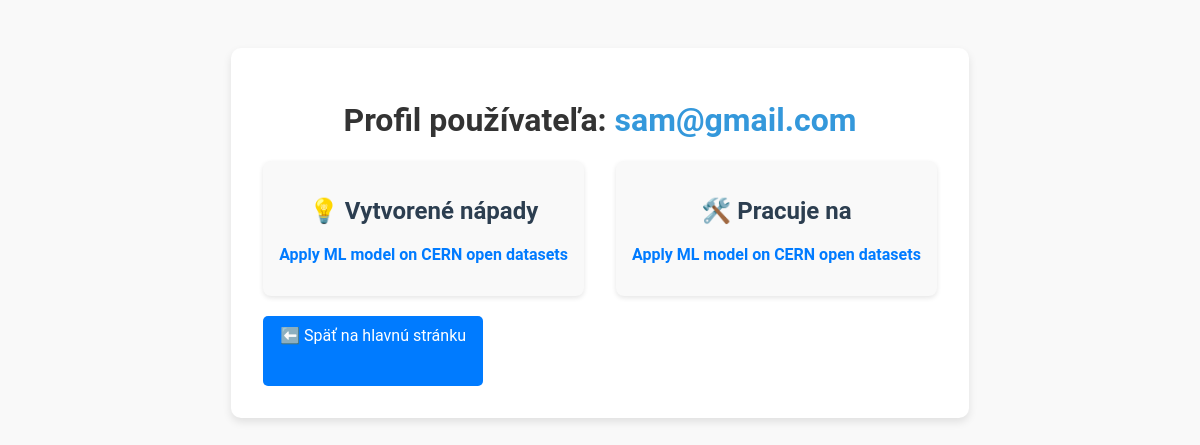
The app's page /user/6 with its own data.
### app.py (models this page shows, shortened)
class User(db.Model):
    id = db.Column(db.Integer, primary_key=True)
    username = db.Column(db.String(100), unique=True, nullable=False)
    password = db.Column(db.String(255), nullable=False)
    is_admin = db.Column(db.Boolean, default=False)
    is_category_admin = db.Column(db.Boolean, default=False)
    is_blocked = db.Column(db.Boolean, default=False)
    comments = db.relationship('Comment', backref='user', lazy=True, cascade="all, delete")

class Idea(db.Model):
    id = db.Column(db.Integer, primary_key=True)
    title = db.Column(db.String(200), nullable=False)
    description = db.Column(db.Text, nullable=False)
    user_id = db.Column(db.Integer, db.ForeignKey('user.id'), nullable=False)
    comments = db.relationship('Comment', backref='idea', lazy=True, cascade="all, delete")
    upvotes = db.Column(db.Integer, default=0)
    categories = db.Column(db.String(255), nullable=True)
    file = db.Column(db.String(255), nullable=True)
    working_users = db.relationship('User', secondary=working_on, backref=db.backref('working_ideas', lazy='dynamic'))
    completed_by = db.Column(db.String(255), nullable=True)
    completion_link = db.Column(db.String(255), nullable=True)
    completed_ideas = db.relationship('CompletedIdea', back_populates='idea', lazy=True, cascade="all, delete")

### app.py (the view)
@app.route('/user/<int:user_id>')
def user_profile(user_id):
    user = User.query.get_or_404(user_id)
    ideas_created = Idea.query.filter_by(user_id=user.id).all()
    ideas_working_on = user.working_ideas
    return render_template('user_profile.html', user=user, ideas_created=ideas_created, ideas_working_on=ideas_working_on)

### templates/user_profile.html (shortened to what this page needs)
<!DOCTYPE html>
<html lang="sk">
<head>
    <link rel="stylesheet" href="/static/styles.css">
</head>
<body>
    <div class="profile-container">
        <h1>Profil používateľa: <span class="username">{{ user.username }}</span></h1>
        <div class="profile-sections">
            <div class="profile-section">
                <h2>💡 Vytvorené nápady</h2>
                {% if ideas_created %}
                    <ul class="idea-list">
                        {% for idea in ideas_created %}
                            <li>
                                <a href="{{ url_for('idea_detail', idea_id=idea.id) }}" class="idea-link">
                                    {{ idea.title }}
                                </a>
                            </li>
                        {% endfor %}
                    </ul>
                {% endif %}
            </div>
            <div class="profile-section">
                <h2>🛠️ Pracuje na</h2>
                {% if ideas_working_on %}
                    <ul class="idea-list">
                        {% for idea in ideas_working_on %}
                            <li>
                                <a href="{{ url_for('idea_detail', idea_id=idea.id) }}" class="idea-link">
                                    {{ idea.title }}
                                </a>
                            </li>
                        {% endfor %}
                    </ul>
                {% else %}
                    <p class="empty-message">Používateľ momentálne nepracuje na žiadnych nápadoch.</p>
                {% endif %}
            </div>
        </div>
        <a href="{{ url_for('home') }}" class="back-button">⬅️ Späť na hlavnú stránku</a>
    </div>
</body>
</html>

### static/styles.css (style rules this page uses)
body { font-family: 'Roboto', sans-serif; margin: 0; padding: 0; display: flex; background-color: #f9f9f9; color: #333; }
.back-button { display: block; text-align: center; margin-top: 20px; color: white; background-color: #007bff; padding: 10px; border-radius: 5px; text-decoration: none; width: 200px; height: 50px; }
.profile-container { max-width: 800px; margin: 3rem auto; padding: 2rem; background-color: white; border-radius: 10px; box-shadow: 0 4px 8px rgba(0, 0, 0, 0.1); text-align: center; }
.username { color: #3498db; font-weight: bold; }
.profile-sections { display: flex; justify-content: space-between; gap: 2rem; }
.profile-section { flex: 1; background-color: #f9f9f9; padding: 1rem; border-radius: 8px; box-shadow: 0 2px 5px rgba(0, 0, 0, 0.1); }
h2 { font-size: 1.5rem; color: #2c3e50; }
.idea-list { list-style: none; padding: 0; }
.idea-list li { margin: 0.5rem 0; }
.idea-link { text-decoration: none; color: #007bff; font-weight: bold; }

### records on screen
User: username "sam@gmail.com"
Idea: title "Apply ML model on CERN open datasets"
